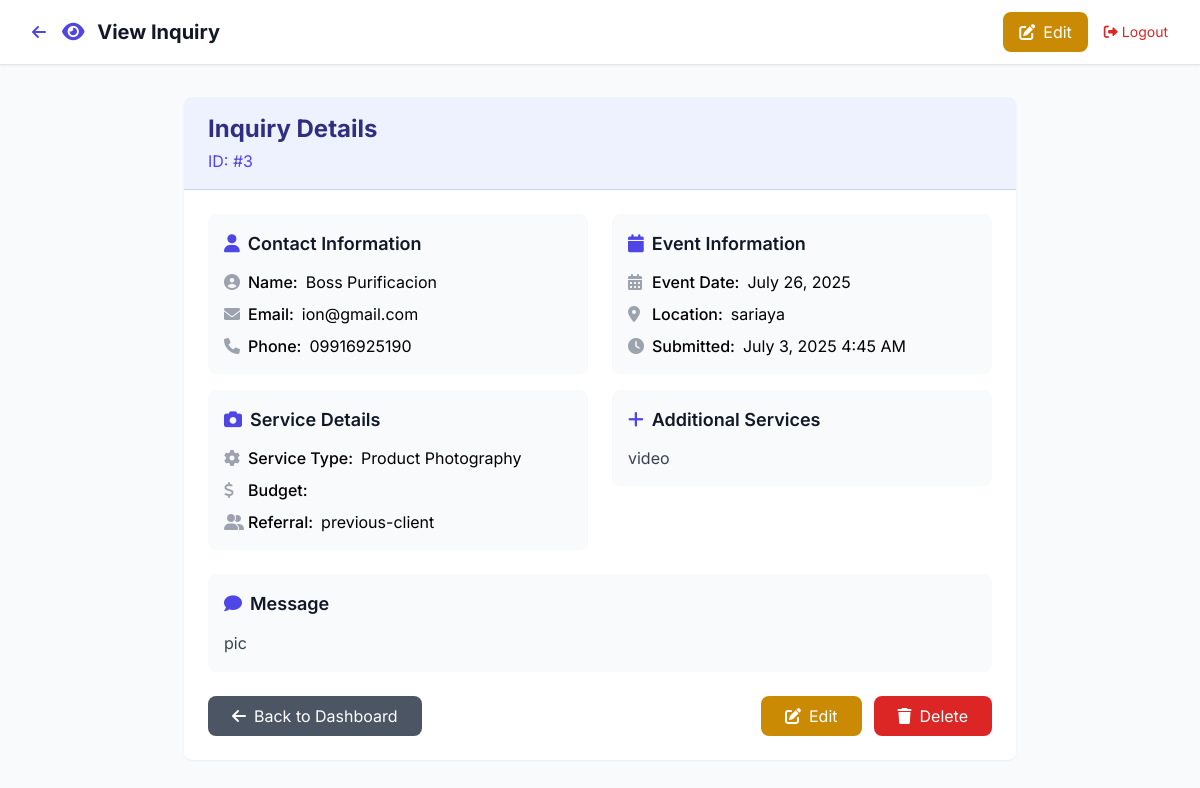
The app's page /admin/view.php?id=3 (signed in) with its own data.
### tables this page shows
CREATE TABLE `inquire` (
  `id` int(11) NOT NULL,
  `name` varchar(255) NOT NULL,
  `email` varchar(255) NOT NULL,
  `phone` varchar(20) DEFAULT NULL,
  `budget` varchar(50) DEFAULT NULL,
  `service_type` varchar(50) NOT NULL,
  `event_date` date DEFAULT NULL,
  `location` varchar(255) DEFAULT NULL,
  `additional_services` text DEFAULT NULL,
  `message` text NOT NULL,
  `referral` varchar(50) DEFAULT NULL,
  `created_at` timestamp NOT NULL DEFAULT current_timestamp()
);

### admin/view.php (the view, shortened to what this page needs)
<?php
require_once 'db.php';
$id = $_GET['id'] ?? 0;
$stmt = $pdo->prepare("SELECT * FROM inquire WHERE id = ?");
$stmt->execute([$id]);
$inquiry = $stmt->fetch(PDO::FETCH_ASSOC);
?>
<!DOCTYPE html>
<html lang="en">
<head>
    <script src="https://cdn.tailwindcss.com"></script>
    <link rel="stylesheet" href="https://cdnjs.cloudflare.com/ajax/libs/font-awesome/6.0.0/css/all.min.css">
</head>
<body class="bg-gray-50 min-h-screen">
    <nav class="bg-white shadow-sm border-b border-gray-200">
        <div class="max-w-7xl mx-auto px-4 sm:px-6 lg:px-8">
            <div class="flex justify-between items-center h-16">
                <div class="flex items-center">
                    <a href="dashboard.php" class="text-indigo-600 hover:text-indigo-800 mr-4">
                        <i class="fas fa-arrow-left"></i>
                    </a>
                    <h1 class="text-xl font-bold text-gray-900">
                        <i class="fas fa-eye text-indigo-600 mr-2"></i>
                        View Inquiry
                    </h1>
                </div>
                <div class="flex items-center space-x-4">
                    <a href="edit.php?id=<?php echo $inquiry['id']; ?>" class="bg-yellow-600 text-white px-4 py-2 rounded-lg hover:bg-yellow-700">
                        <i class="fas fa-edit mr-2"></i>Edit
                    </a>
                    <a href="logout.php" class="text-sm text-red-600 hover:text-red-800">
                        <i class="fas fa-sign-out-alt mr-1"></i>Logout
                    </a>
                </div>
            </div>
        </div>
    </nav>
    <div class="max-w-4xl mx-auto px-4 sm:px-6 lg:px-8 py-8">
        <div class="bg-white rounded-lg shadow-sm overflow-hidden">
            <div class="bg-indigo-50 px-6 py-4 border-b border-indigo-200">
                <h2 class="text-2xl font-bold text-indigo-900">Inquiry Details</h2>
                <p class="text-indigo-600 mt-1">ID: #<?php echo $inquiry['id']; ?></p>
            </div>
            <div class="p-6">
                <div class="grid grid-cols-1 md:grid-cols-2 gap-6">
                    <div class="space-y-4">
                        <div class="bg-gray-50 rounded-lg p-4">
                            <h3 class="text-lg font-semibold text-gray-900 mb-3">
                                <i class="fas fa-user text-indigo-600 mr-2"></i>Contact Information
                            </h3>
                            <div class="space-y-2">
                                <div class="flex items-center">
                                    <i class="fas fa-user-circle text-gray-400 mr-2 w-4"></i>
                                    <span class="font-medium">Name:</span>
                                    <span class="ml-2"><?php echo htmlspecialchars($inquiry['name']); ?></span>
                                </div>
                                <div class="flex items-center">
                                    <i class="fas fa-envelope text-gray-400 mr-2 w-4"></i>
                                    <span class="font-medium">Email:</span>
                                    <span class="ml-2"><?php echo htmlspecialchars($inquiry['email']); ?></span>
                                </div>
                                <div class="flex items-center">
                                    <i class="fas fa-phone text-gray-400 mr-2 w-4"></i>
                                    <span class="font-medium">Phone:</span>
                                    <span class="ml-2"><?php echo htmlspecialchars($inquiry['phone']); ?></span>
                                </div>
                            </div>
                        </div>
                        <div class="bg-gray-50 rounded-lg p-4">
                            <h3 class="text-lg font-semibold text-gray-900 mb-3">
                                <i class="fas fa-camera text-indigo-600 mr-2"></i>Service Details
                            </h3>
                            <div class="space-y-2">
                                <div class="flex items-center">
                                    <i class="fas fa-cog text-gray-400 mr-2 w-4"></i>
                                    <span class="font-medium">Service Type:</span>
                                    <span class="ml-2"><?php echo htmlspecialchars($inquiry['service_type']); ?></span>
                                </div>
                                <div class="flex items-center">
                                    <i class="fas fa-dollar-sign text-gray-400 mr-2 w-4"></i>
                                    <span class="font-medium">Budget:</span>
                                </div>
                                <div class="flex items-center">
                                    <i class="fas fa-user-friends text-gray-400 mr-2 w-4"></i>
                                    <span class="font-medium">Referral:</span>
                                    <span class="ml-2"><?php echo htmlspecialchars($inquiry['referral']); ?></span>
                                </div>
                            </div>
                        </div>
                    </div>
                    <div class="space-y-4">
                        <div class="bg-gray-50 rounded-lg p-4">
                            <h3 class="text-lg font-semibold text-gray-900 mb-3">
                                <i class="fas fa-calendar text-indigo-600 mr-2"></i>Event Information
                            </h3>
                            <div class="space-y-2">
                                <div class="flex items-center">
                                    <i class="fas fa-calendar-alt text-gray-400 mr-2 w-4"></i>
                                    <span class="font-medium">Event Date:</span>
                                    <span class="ml-2">
                                        <?php echo $inquiry['event_date'] ? date('F j, Y', strtotime($inquiry['event_date'])) : 'Not specified'; ?>
                                    </span>
                                </div>
                                <div class="flex items-center">
                                    <i class="fas fa-map-marker-alt text-gray-400 mr-2 w-4"></i>
                                    <span class="font-medium">Location:</span>
                                    <span class="ml-2"><?php echo htmlspecialchars($inquiry['location']); ?></span>
                                </div>
                                <div class="flex items-center">
                                    <i class="fas fa-clock text-gray-400 mr-2 w-4"></i>
                                    <span class="font-medium">Submitted:</span>
                                    <span class="ml-2"><?php echo date('F j, Y g:i A', strtotime($inquiry['created_at'])); ?></span>
                                </div>
                            </div>
                        </div>
                        <?php if ($inquiry['additional_services']): ?>
                        <div class="bg-gray-50 rounded-lg p-4">
                            <h3 class="text-lg font-semibold text-gray-900 mb-3">
                                <i class="fas fa-plus text-indigo-600 mr-2"></i>Additional Services
                            </h3>
                            <p class="text-gray-700"><?php echo htmlspecialchars($inquiry['additional_services']); ?></p>
                        </div>
                        <?php endif; ?>
                    </div>
                </div>
                <div class="mt-6 bg-gray-50 rounded-lg p-4">
                    <h3 class="text-lg font-semibold text-gray-900 mb-3">
                        <i class="fas fa-comment text-indigo-600 mr-2"></i>Message
                    </h3>
                    <p class="text-gray-700 leading-relaxed"><?php echo nl2br(htmlspecialchars($inquiry['message'])); ?></p>
                </div>
                <div class="mt-6 flex justify-between items-center">
                    <a href="dashboard.php" class="bg-gray-600 text-white px-6 py-2 rounded-lg hover:bg-gray-700">
                        <i class="fas fa-arrow-left mr-2"></i>Back to Dashboard
                    </a>
                    <div class="flex space-x-3">
                        <a href="edit.php?id=<?php echo $inquiry['id']; ?>" class="bg-yellow-600 text-white px-6 py-2 rounded-lg hover:bg-yellow-700">
                            <i class="fas fa-edit mr-2"></i>Edit
                        </a>
                        <form method="POST" action="dashboard.php" class="inline" onsubmit="return confirm('Are you sure you want to delete this inquiry?')">
                            <button type="submit" class="bg-red-600 text-white px-6 py-2 rounded-lg hover:bg-red-700">
                                <i class="fas fa-trash mr-2"></i>Delete
                            </button>
                        </form>
                    </div>
                </div>
            </div>
        </div>
    </div>
</body>
</html>

### admin/view.php (style rules this page uses)
body { font-family: 'Inter', sans-serif; }

### records on screen
inquire: id "3", name "Boss Purificacion", email "ion@gmail.com", phone "09916925190", service_type "Product Photography", referral "previous-client", event_date "July 26, 2025", location "sariaya", created_at "July 3, 2025 4:45 AM", additional_services "video", message "pic"
